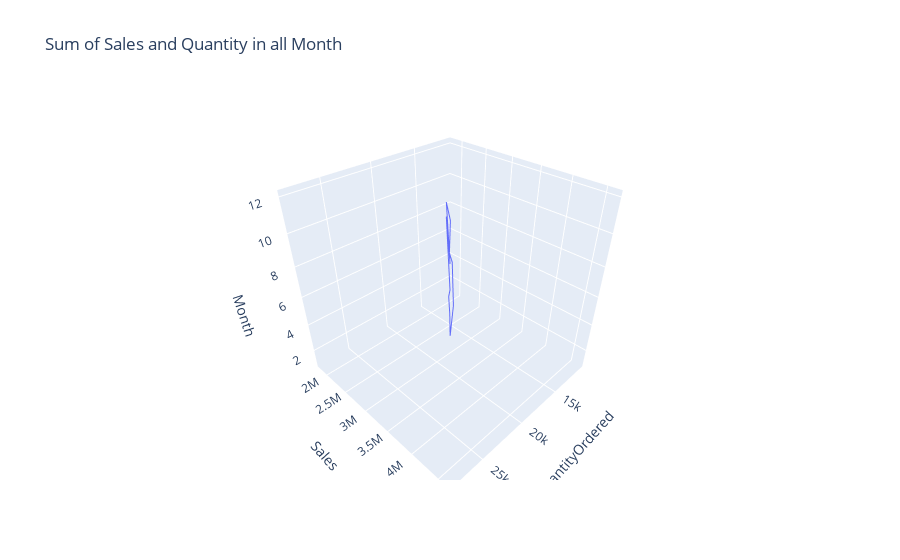

Notebook cell for this chart:
### Code cell
fig = px.line_3d(BestMonthStockNew, x="QuantityOrdered", y="Sales", z="Month", title= 'Sum of Sales and Quantity in all Month')
fig.show()

### Figure 1 — Plotly figure (JSON) as saved in the notebook; plotly's stock layout.template omitted (floating-point values rounded to 4 significant figures)
{"data": [{"hovertemplate": "QuantityOrdered=%{x}<br>Sales=%{y}<br>Month=%{z}<extra></extra>", "legendgroup": "", "line": {"color": "#636efa", "dash": "solid"}, "mode": "lines", "name": "", "scene": "scene", "showlegend": false, "type": "scatter3d", "x": [10903, 13449, 17005, 20558, 18667, 15253, 16072, 13448, 13109, 22703, 19798, 28114], "y": [1822000.0, 2202000.0, 2807000.0, 3391000.0, 3153000.0, 2578000.0, 2648000.0, 2244000.0, 2098000.0, 3737000.0, 3200000.0, 4613000.0], "z": [1, 2, 3, 4, 5, 6, 7, 8, 9, 10, 11, 12]}], "layout": {"legend": {"tracegroupgap": 0}, "scene": {"domain": {"x": [0, 1], "y": [0, 1]}, "xaxis": {"title": {"text": "QuantityOrdered"}}, "yaxis": {"title": {"text": "Sales"}}, "zaxis": {"title": {"text": "Month"}}}, "title": {"text": "Sum of Sales and Quantity in all Month"}}}
